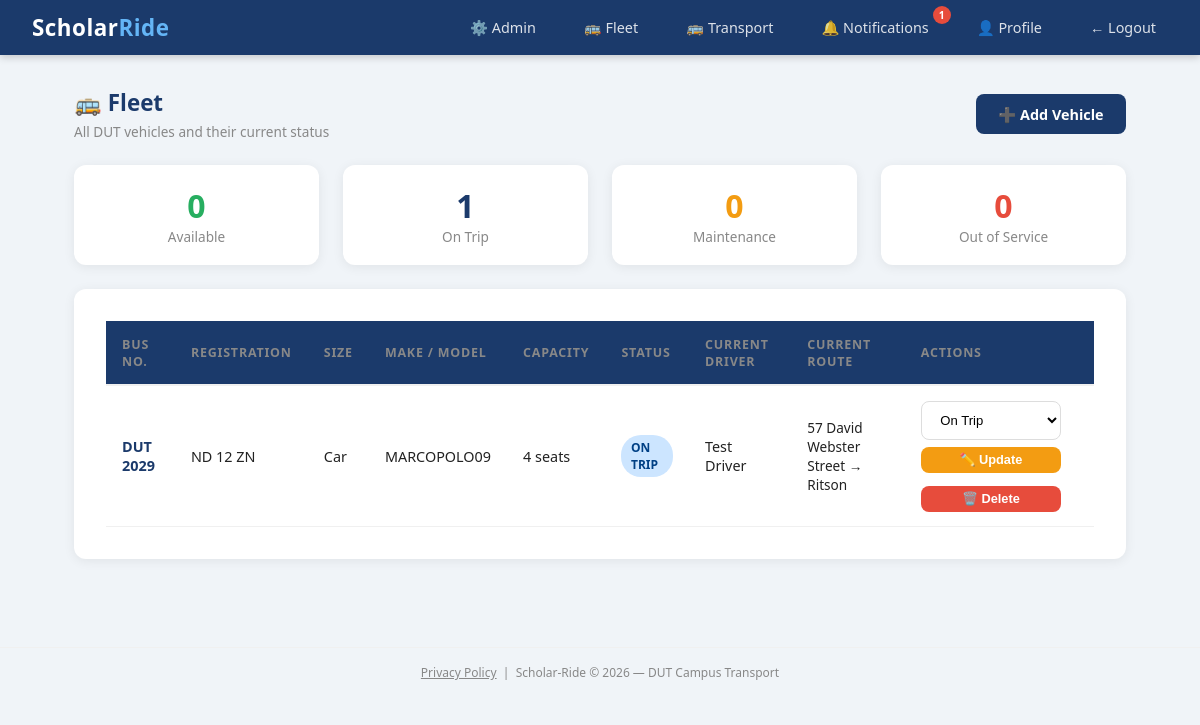
The page /admin/fleet (signed in) on the database as committed earlier.
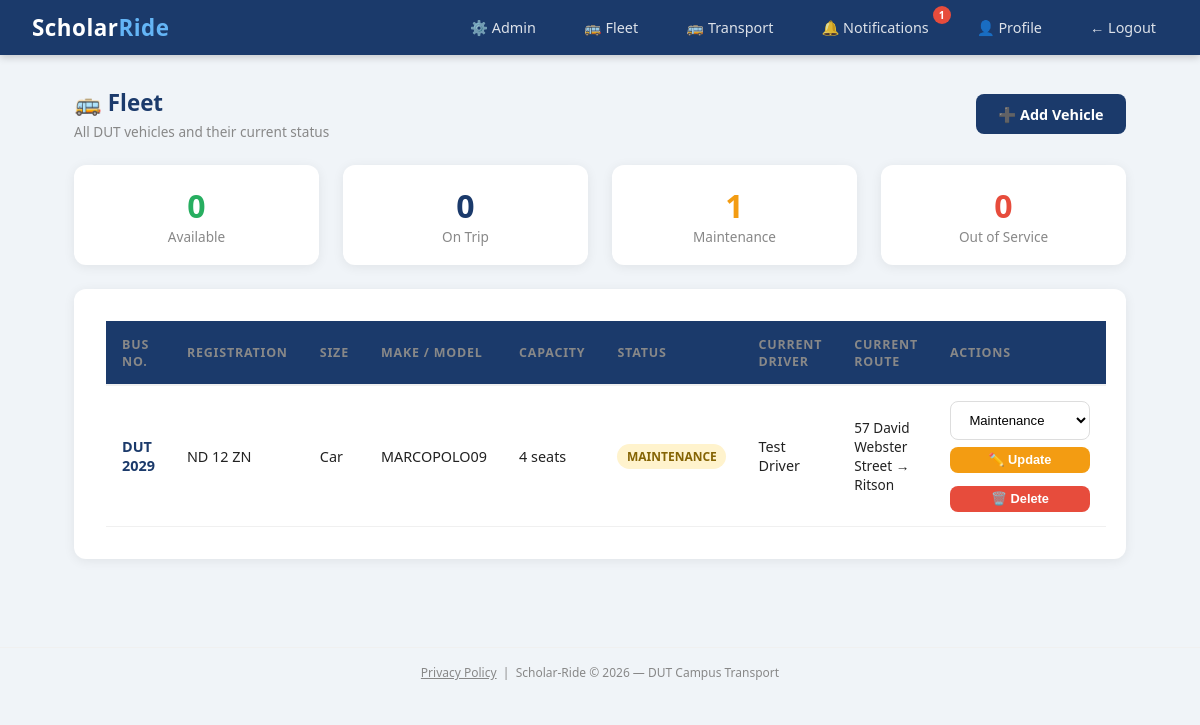
The same page on the database as committed later.
### scholar_ride/models.py (models this page shows)
class Vehicle(db.Model):
    id = db.Column(db.Integer, primary_key=True)
    bus_number = db.Column(db.String(20), unique=True, nullable=False)
    registration_number = db.Column(db.String(20), unique=True, nullable=False)
    vehicle_type = db.Column(db.String(50), nullable=False)
    make_model = db.Column(db.String(100), nullable=False)
    capacity = db.Column(db.Integer, nullable=False)
    status = db.Column(db.String(20), default='available')
    current_driver_id = db.Column(db.Integer, db.ForeignKey('user.id'), nullable=True)
    current_ride_id = db.Column(db.Integer, db.ForeignKey('ride.id'), nullable=True)
    notes = db.Column(db.String(200), nullable=True)
    created_at = db.Column(db.DateTime, default=datetime.utcnow)
    current_driver = db.relationship('User', foreign_keys=[current_driver_id])
    current_ride = db.relationship('Ride', foreign_keys=[current_ride_id])

class User(db.Model, UserMixin):
    id = db.Column(db.Integer, primary_key=True)
    student_number = db.Column(db.String(20), unique=True, nullable=True)
    staff_number = db.Column(db.String(20), unique=True, nullable=True)
    full_name = db.Column(db.String(100), nullable=False)
    email = db.Column(db.String(120), unique=True, nullable=False)
    phone = db.Column(db.String(20), nullable=False)
    password_hash = db.Column(db.String(128), nullable=False)
    role = db.Column(db.String(20), default='student')
    department = db.Column(db.String(100), nullable=True)
    verified = db.Column(db.Boolean, default=False)
    approval_status = db.Column(db.String(20), default='pending')
    otp = db.Column(db.String(6), nullable=True)
    created_at = db.Column(db.DateTime, default=datetime.utcnow)
    driver_code = db.Column(db.String(20), nullable=True)
    rides = db.relationship('Ride', backref='driver', lazy=True)
    bookings = db.relationship('Booking', backref='student', lazy=True)
    session_token = db.Column(db.String(100), nullable=True)

class Ride(db.Model):
    id = db.Column(db.Integer, primary_key=True)
    driver_id = db.Column(db.Integer, db.ForeignKey('user.id'), nullable=False)
    origin = db.Column(db.String(200), nullable=False)
    destination = db.Column(db.String(200), nullable=False)
    departure_time = db.Column(db.DateTime, nullable=False)
    available_seats = db.Column(db.Integer, nullable=False)
    total_seats = db.Column(db.Integer, nullable=False)
    status = db.Column(db.String(20), default='active')
    created_at = db.Column(db.DateTime, default=datetime.utcnow)
    bookings = db.relationship('Booking', backref='ride', lazy=True)
    vehicle_type = db.Column(db.String(50), nullable=True)
    vehicle_model = db.Column(db.String(100), nullable=True)
    registration_number = db.Column(db.String(20), nullable=True)
    completed_at = db.Column(db.DateTime, nullable=True)

### scholar_ride/routes/admin.py (the view)
@admin.route('/admin/fleet')
@login_required
def fleet():
    if current_user.role not in ['admin', 'driver']:
        flash('Not authorised.', 'danger')
        return redirect('/rides')
    from scholar_ride.models import Vehicle
    vehicles = Vehicle.query.order_by(Vehicle.bus_number).all()
    return render_template('admin/fleet.html', vehicles=vehicles)

### scholar_ride/models.py (called while the page is built)
@login_manager.user_loader
def load_user(user_id):
    return User.query.get(int(user_id))

### scholar_ride/templates/admin/fleet.html (shortened to what the changed rows need)
{% extends "base.html" %}
{% block content %}
<div class="row mb-4">
    <div class="col">
        <div class="stat-card">
            <div class="stat-number" style="color:#1B3A6B;">
                {{ vehicles | selectattr('status', 'equalto', 'on_trip') | list | length }}
            </div>
            <div class="stat-label">On Trip</div>
        </div>
    </div>
    <div class="col">
        <div class="stat-card">
            <div class="stat-number" style="color:#f39c12;">
                {{ vehicles | selectattr('status', 'equalto', 'maintenance') | list | length }}
            </div>
            <div class="stat-label">Maintenance</div>
        </div>
    </div>
</div>
<div class="card p-3" style="margin-top: 1.5rem;">
    {% if vehicles %}
    <table class="fleet-table" style="width:100%; border-collapse:collapse;">
        <thead>
            <tr>
                <th>Bus No.</th>
                <th>Registration</th>
                <th>Size</th>
                <th>Make / Model</th>
                <th>Capacity</th>
                <th>Status</th>
                <th>Current Driver</th>
                <th>Current Route</th>
                {% if current_user.role in ['admin', 'driver'] %}
                <th>Actions</th>
                {% endif %}
            </tr>
        </thead>
        <tbody>
            {% for vehicle in vehicles %}
            <tr>
                <td><strong style="color:#1B3A6B;">{{ vehicle.bus_number }}</strong></td>
                <td>{{ vehicle.registration_number }}</td>
                <td>{{ vehicle.vehicle_type }}</td>
                <td>{{ vehicle.make_model }}</td>
                <td>{{ vehicle.capacity }} seats</td>
                <td>
                    <span class="badge
                        {% if vehicle.status == 'available' %}badge-success
                        {% elif vehicle.status == 'on_trip' %}badge-primary
                        {% elif vehicle.status == 'maintenance' %}badge-warning
                        {% else %}badge-danger{% endif %}">
                        {{ vehicle.status | replace('_', ' ') | upper }}
                    </span>
                </td>
                <td>
                    {% if vehicle.current_driver %}
                        {{ vehicle.current_driver.full_name }}
                    {% else %}
                        <span class="text-muted">—</span>
                    {% endif %}
                </td>
                <td>
                    {% if vehicle.current_ride %}
                        <span style="font-size:0.85rem;">
                            {{ vehicle.current_ride.origin }} → {{ vehicle.current_ride.destination }}
                        </span>
                    {% else %}
                        <span class="text-muted">—</span>
                    {% endif %}
                </td>
                {% if current_user.role in ['admin', 'driver'] %}
                <td>
                    <div class="action-cell">
                        {% if current_user.role == 'admin' %}
                            <form method="POST" action="/admin/fleet/{{ vehicle.id }}/status">
                                <select name="status" class="form-control"
                                        style="width:140px; font-size:0.82rem; margin-bottom:0.4rem;">
                                    <option value="on_trip" {% if vehicle.status == 'on_trip' %}selected{% endif %}>On Trip</option>
                                    <option value="maintenance" {% if vehicle.status == 'maintenance' %}selected{% endif %}>Maintenance</option>
                                </select>
                                <button type="submit" class="btn btn-sm btn-warning" style="width:140px;">
                                    ✏️ Update
                                </button>
                            </form>
                            <form method="POST" action="/admin/fleet/{{ vehicle.id }}/delete"
                                  style="margin-top:0.3rem;">
                                <button type="submit" class="btn btn-sm btn-danger" style="width:140px;"
                                        onclick="return confirm('Remove this vehicle from fleet?')">
                                    🗑️ Delete
                                </button>
                            </form>
                        {% endif %}
                    </div>
                </td>
                {% endif %}
            </tr>
            {% endfor %}
        </tbody>
    </table>
    {% endif %}
</div>
{% endblock %}

Rows that differ between the two databases and show on the page:
changed Vehicle "ND 12 ZN": status "ON TRIP" → "MAINTENANCE"; status "On Trip" → "Maintenance"
Other text that changed with them:
{{ vehicles | selectattr('status', 'equalto', 'on_trip') | list | length }}: "1" → "0"
text no longer shown: "0"
text now shown: "1"
